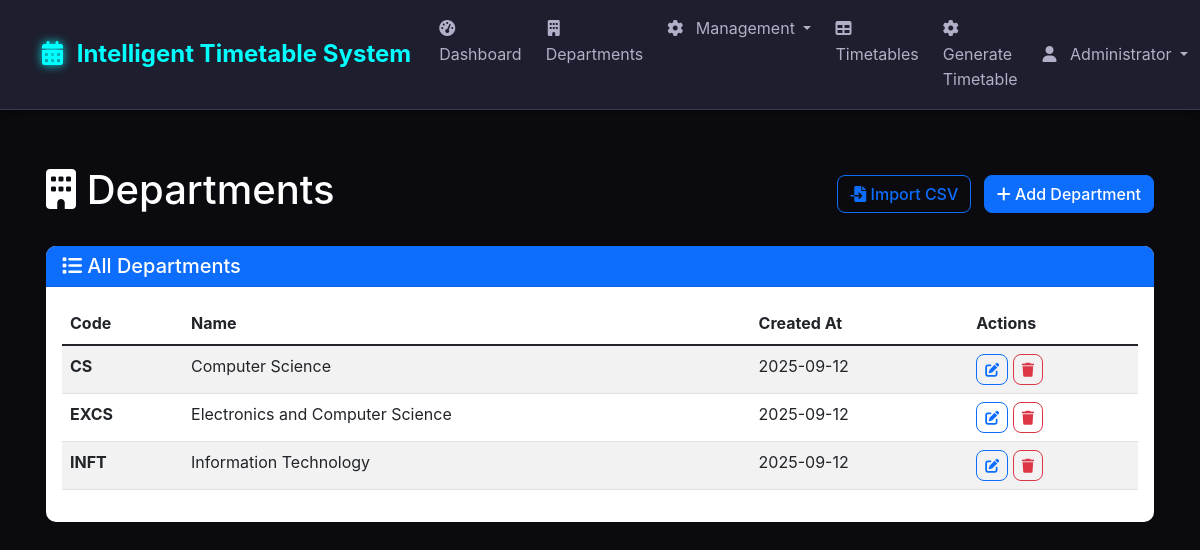
The page /departments (signed in) on the database its author committed.
### tables this page shows
CREATE TABLE departments (
            id INTEGER PRIMARY KEY AUTOINCREMENT,
            name TEXT NOT NULL,
            code TEXT UNIQUE NOT NULL,
            created_at DATETIME DEFAULT CURRENT_TIMESTAMP
        );

### app.py (the view)
@app.route('/departments')
@login_required
def departments():
    conn = sqlite3.connect('timetable.db')
    conn.row_factory = sqlite3.Row
    cursor = conn.cursor()
    cursor.execute('SELECT * FROM departments ORDER BY name')
    departments = cursor.fetchall()
    conn.close()
    return render_template('departments.html', departments=departments)

### app.py (called while the page is built)
def login_required(f):
    @wraps(f)
    def decorated_function(*args, **kwargs):
        if 'user_id' not in session:
            flash('Please log in to access this page.', 'error')
            return redirect(url_for('login'))
        return f(*args, **kwargs)
    return decorated_function

@app.context_processor
def utility_processor():
    return dict(get_faculty_subjects=get_faculty_subjects)

### templates/departments.html (shortened to what this page needs)
{% extends "base.html" %}
{% block content %}
<div class="d-flex justify-content-between align-items-center mb-4">
    <h1><i class="fas fa-building"></i> Departments</h1>
    {% if session.role == 'admin' %}
    <div>
        <a href="{{ url_for('upload_csv') }}" class="btn btn-outline-primary me-2">
            <i class="fas fa-file-import"></i> Import CSV
        </a>
        <button class="btn btn-primary" data-bs-toggle="modal" data-bs-target="#addDepartmentModal">
            <i class="fas fa-plus"></i> Add Department
        </button>
    </div>
    {% endif %}
</div>
<div class="row mb-4">
    <div class="col-md-12">
        <div class="card">
            <div class="card-header bg-primary text-white">
                <h5 class="mb-0"><i class="fas fa-list"></i> All Departments</h5>
            </div>
            <div class="card-body">
                {% if departments %}
                <div class="table-responsive">
                    <table class="table table-striped table-hover">
                        <thead>
                            <tr>
                                <th>Code</th>
                                <th>Name</th>
                                <th>Created At</th>
                                {% if session.role == 'admin' %}
                                <th>Actions</th>
                                {% endif %}
                            </tr>
                        </thead>
                        <tbody>
                            {% for dept in departments %}
                            <tr>
                                <td class="fw-bold">{{ dept.code }}</td>
                                <td>{{ dept.name }}</td>
                                <td>{{ dept.created_at[:10] }}</td>
                                {% if session.role == 'admin' %}
                                <td>
                                    <button class="btn btn-sm btn-outline-primary" data-bs-toggle="modal"
                                            data-bs-target="#editDepartmentModal"
                                            data-id="{{ dept.id }}"
                                            data-name="{{ dept.name }}"
                                            data-code="{{ dept.code }}">
                                        <i class="fas fa-edit"></i>
                                    </button>
                                    <button class="btn btn-sm btn-outline-danger" data-bs-toggle="modal"
                                            data-bs-target="#deleteDepartmentModal"
                                            data-id="{{ dept.id }}"
                                            data-name="{{ dept.name }}">
                                        <i class="fas fa-trash"></i>
                                    </button>
                                </td>
                                {% endif %}
                            </tr>
                            {% endfor %}
                        </tbody>
                    </table>
                </div>
                {% else %}
                <div class="alert alert-info">
                    <i class="fas fa-info-circle"></i> No departments found. Add some departments to get started.
                </div>
                {% endif %}
            </div>
        </div>
    </div>
</div>
{% endblock %}

### static/css/style.css (style rules this page uses)
:root { --primary-color: #007bff; --secondary-color: #6c757d; --success-color: #28a745; --danger-color: #dc3545; --warning-color: #ffc107; --info-color: #17a2b8; }
body { background-color: #f8f9fa; font-family: 'Segoe UI', Tahoma, Geneva, Verdana, sans-serif; }
.card { border: none; border-radius: 10px; box-shadow: 0 0 20px rgba(0, 0, 0, 0.1); transition: transform 0.2s; }
.card-header { border-radius: 10px 10px 0 0 !important; font-weight: 600; }
.btn { border-radius: 8px; font-weight: 500; transition: all 0.3s; }
.table-responsive { border-radius: 10px; overflow: hidden; }

### templates/base.html (style rules this page uses)
:root { --bg-primary: #0a0a0f; --bg-secondary: #1a1a24; --bg-tertiary: #2a2a3a; --bg-card: #1e1e2e; --bg-hover: #2e2e3e; --text-primary: #ffffff; --text-secondary: #b0b0c8; --text-muted: #6b6b8a; --accent-blue: #00d4ff; --accent-cyan: #00ffff; --accent-purple: #8b5cf6; --accent-pink: #f472b6; --accent-green: #10b981; --accent-orange: #f97316; --accent-red: #ef4444; --border-color: #3a3a4a; --border-hover: #4a4a5a; --shadow-sm: 0 2px 10px rgba(0, 0, 0, 0.3); --shadow-md: 0 4px 20px rgba(0, 0, 0, 0.4); --shadow-lg: 0 8px 40px rgba(0, 0, 0, 0.5); --shadow-glow: 0 0 30px rgba(0, 212, 255, 0.3); --gradient-primary: linear-gradient(135deg, #667eea 0%, #764ba2 100%); --gradient-success: linear-gradient(135deg, #11998e 0%, #38ef7d 100%); --gradient-warning: linear-gradient(135deg, #f093fb 0%, #f5576c 100%); --gradient-info: linear-gradient(135deg, #4facfe 0%, #00f2fe 100%); }
body { background: var(--bg-primary); color: var(--text-primary); font-family: 'Inter', 'Segoe UI', system-ui, sans-serif; line-height: 1.6; overflow-x: hidden; }

### rows shown on the page
departments: code "CS", name "Computer Science", created_at "2025-09-12"
departments: code "EXCS", name "Electronics and Computer Science", created_at "2025-09-12"
departments: code "INFT", name "Information Technology", created_at "2025-09-12"

### other values the page prints
{{ session.full_name or session.username }} "Administrator"
